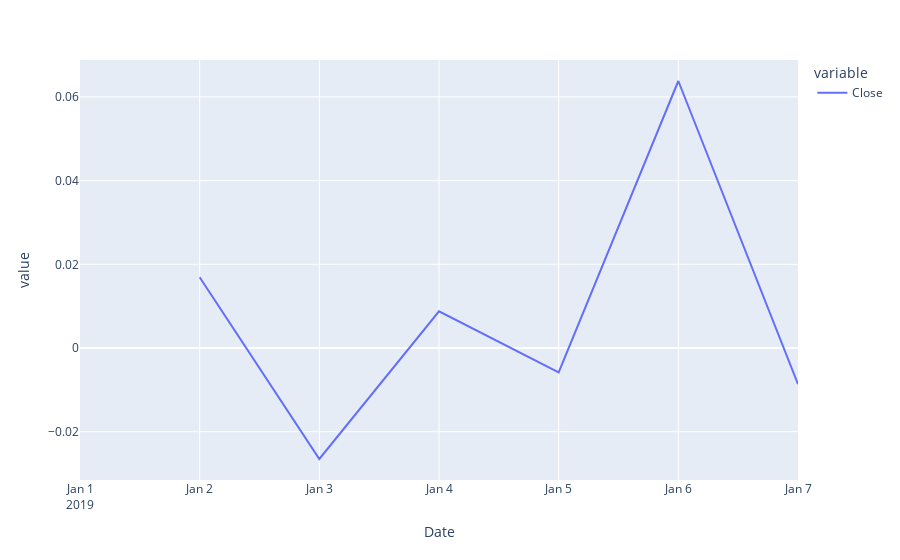

The cell this chart's notebook holds for it:
### Code cell
btc_coinbase_returns_fig = px.line(btc_coinbase_returns)
btc_coinbase_returns_fig.show()

### Figure 1 — Plotly figure (JSON) as saved in the notebook; plotly's stock layout.template omitted (floating-point values rounded to 4 significant figures)
{"data": [{"hovertemplate": "variable=Close<br>Date=%{x}<br>value=%{y}<extra></extra>", "legendgroup": "Close", "line": {"color": "#636efa", "dash": "solid"}, "mode": "lines", "name": "Close", "orientation": "v", "showlegend": true, "type": "scatter", "x": ["2019-01-01T00:00:00", "2019-01-02T00:00:00", "2019-01-03T00:00:00", "2019-01-04T00:00:00", "2019-01-05T00:00:00", "2019-01-06T00:00:00", "2019-01-07T00:00:00"], "xaxis": "x", "y": [null, 0.01691, -0.02653, 0.008779, -0.00581, 0.0638, -0.008661], "yaxis": "y"}], "layout": {"autosize": true, "legend": {"title": {"text": "variable"}, "tracegroupgap": 0}, "margin": {"t": 60}, "xaxis": {"anchor": "y", "autorange": true, "domain": [0, 1], "range": ["2019-01-01", "2019-01-07"], "title": {"text": "Date"}, "type": "date"}, "yaxis": {"anchor": "x", "autorange": true, "domain": [0, 1], "range": [-0.03155, 0.06882], "title": {"text": "value"}, "type": "linear"}}}
